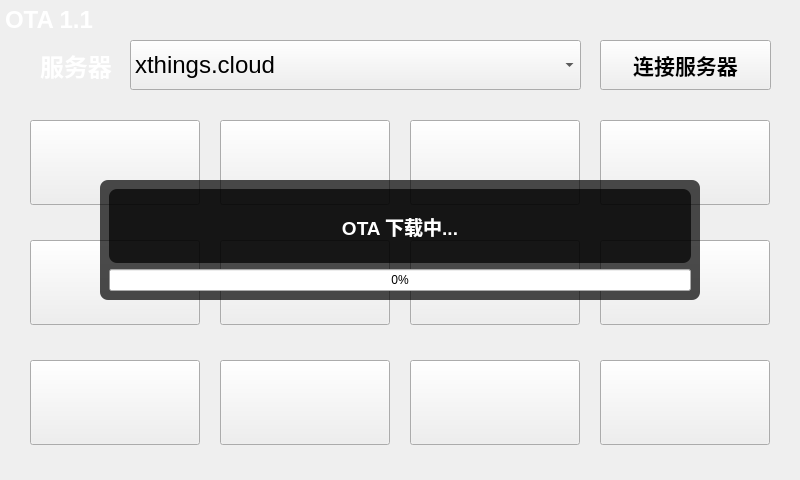
<?xml version="1.0" encoding="UTF-8"?>
<ui version="4.0">
 <class>Widget</class>
 <widget class="QWidget" name="Widget">
  <property name="geometry">
   <rect>
    <x>0</x>
    <y>0</y>
    <width>800</width>
    <height>480</height>
   </rect>
  </property>
  <property name="windowTitle">
   <string>物联网设备管理客户端 2.1</string>
  </property>
  <property name="windowIcon">
   <iconset resource="images.qrc">
    <normaloff>:/images/logo.ico</normaloff>:/images/logo.ico</iconset>
  </property>
  <widget class="QPushButton" name="pushButton_cur">
   <property name="geometry">
    <rect>
     <x>30</x>
     <y>360</y>
     <width>170</width>
     <height>85</height>
    </rect>
   </property>
   <property name="font">
    <font>
     <family>Microsoft YaHei</family>
     <bold>true</bold>
    </font>
   </property>
   <property name="text">
    <string/>
   </property>
   <property name="checkable">
    <bool>true</bool>
   </property>
  </widget>
  <widget class="QPushButton" name="pushButton_vr">
   <property name="geometry">
    <rect>
     <x>410</x>
     <y>240</y>
     <width>170</width>
     <height>85</height>
    </rect>
   </property>
   <property name="text">
    <string/>
   </property>
   <property name="checkable">
    <bool>true</bool>
   </property>
  </widget>
  <widget class="QPushButton" name="pushButton_hum">
   <property name="geometry">
    <rect>
     <x>220</x>
     <y>240</y>
     <width>170</width>
     <height>85</height>
    </rect>
   </property>
   <property name="text">
    <string/>
   </property>
   <property name="checkable">
    <bool>true</bool>
   </property>
  </widget>
  <widget class="QPushButton" name="pushButton_pw">
   <property name="geometry">
    <rect>
     <x>220</x>
     <y>360</y>
     <width>170</width>
     <height>85</height>
    </rect>
   </property>
   <property name="text">
    <string/>
   </property>
   <property name="checkable">
    <bool>true</bool>
   </property>
  </widget>
  <widget class="QPushButton" name="pushButton_temp">
   <property name="geometry">
    <rect>
     <x>30</x>
     <y>240</y>
     <width>170</width>
     <height>85</height>
    </rect>
   </property>
   <property name="text">
    <string/>
   </property>
   <property name="checkable">
    <bool>true</bool>
   </property>
  </widget>
  <widget class="QPushButton" name="pushButton_quit">
   <property name="geometry">
    <rect>
     <x>600</x>
     <y>360</y>
     <width>170</width>
     <height>85</height>
    </rect>
   </property>
   <property name="text">
    <string/>
   </property>
  </widget>
  <widget class="QPushButton" name="pushButton_vol">
   <property name="geometry">
    <rect>
     <x>600</x>
     <y>240</y>
     <width>170</width>
     <height>85</height>
    </rect>
   </property>
   <property name="text">
    <string/>
   </property>
   <property name="checkable">
    <bool>true</bool>
   </property>
  </widget>
  <widget class="QPushButton" name="pushButton_cpu">
   <property name="geometry">
    <rect>
     <x>410</x>
     <y>360</y>
     <width>170</width>
     <height>85</height>
    </rect>
   </property>
   <property name="text">
    <string/>
   </property>
   <property name="checkable">
    <bool>true</bool>
   </property>
  </widget>
  <widget class="QPushButton" name="pushButton_led1">
   <property name="geometry">
    <rect>
     <x>30</x>
     <y>120</y>
     <width>170</width>
     <height>85</height>
    </rect>
   </property>
   <property name="text">
    <string/>
   </property>
   <property name="checkable">
    <bool>true</bool>
   </property>
  </widget>
  <widget class="QPushButton" name="pushButton_led2">
   <property name="geometry">
    <rect>
     <x>220</x>
     <y>120</y>
     <width>170</width>
     <height>85</height>
    </rect>
   </property>
   <property name="text">
    <string/>
   </property>
   <property name="checkable">
    <bool>true</bool>
   </property>
  </widget>
  <widget class="QPushButton" name="pushButton_extio1">
   <property name="geometry">
    <rect>
     <x>410</x>
     <y>120</y>
     <width>170</width>
     <height>85</height>
    </rect>
   </property>
   <property name="text">
    <string/>
   </property>
   <property name="checkable">
    <bool>true</bool>
   </property>
  </widget>
  <widget class="QPushButton" name="pushButton_beep">
   <property name="geometry">
    <rect>
     <x>600</x>
     <y>120</y>
     <width>170</width>
     <height>85</height>
    </rect>
   </property>
   <property name="text">
    <string/>
   </property>
   <property name="checkable">
    <bool>true</bool>
   </property>
  </widget>
  <widget class="QLabel" name="label">
   <property name="geometry">
    <rect>
     <x>40</x>
     <y>40</y>
     <width>91</width>
     <height>50</height>
    </rect>
   </property>
   <property name="font">
    <font>
     <pointsize>18</pointsize>
     <bold>true</bold>
    </font>
   </property>
   <property name="styleSheet">
    <string notr="true">color: rgb(255, 255, 255);</string>
   </property>
   <property name="text">
    <string>服务器</string>
   </property>
  </widget>
  <widget class="QComboBox" name="comboBox_server">
   <property name="geometry">
    <rect>
     <x>130</x>
     <y>40</y>
     <width>451</width>
     <height>50</height>
    </rect>
   </property>
   <property name="font">
    <font>
     <pointsize>18</pointsize>
    </font>
   </property>
   <item>
    <property name="text">
     <string>xthings.cloud</string>
    </property>
   </item>
   <item>
    <property name="text">
     <string>broker.emqx.io</string>
    </property>
   </item>
  </widget>
  <widget class="QPushButton" name="pushButton_open">
   <property name="geometry">
    <rect>
     <x>600</x>
     <y>40</y>
     <width>171</width>
     <height>50</height>
    </rect>
   </property>
   <property name="font">
    <font>
     <pointsize>16</pointsize>
     <bold>true</bold>
    </font>
   </property>
   <property name="text">
    <string>连接服务器</string>
   </property>
   <property name="checkable">
    <bool>true</bool>
   </property>
  </widget>
  <widget class="QFrame" name="frame_ota">
   <property name="geometry">
    <rect>
     <x>100</x>
     <y>180</y>
     <width>600</width>
     <height>120</height>
    </rect>
   </property>
   <property name="styleSheet">
    <string notr="true">QFrame { background-color: rgba(0,0,0,180); border-radius: 8px; }</string>
   </property>
   <property name="frameShape">
    <enum>QFrame::StyledPanel</enum>
   </property>
   <property name="frameShadow">
    <enum>QFrame::Raised</enum>
   </property>
   <layout class="QVBoxLayout" name="verticalLayout_ota">
    <item>
     <widget class="QLabel" name="label_ota_status">
      <property name="font">
       <font>
        <pointsize>14</pointsize>
        <bold>true</bold>
       </font>
      </property>
      <property name="styleSheet">
       <string notr="true">color: white;</string>
      </property>
      <property name="text">
       <string>OTA 下载中...</string>
      </property>
      <property name="alignment">
       <set>Qt::AlignCenter</set>
      </property>
     </widget>
    </item>
    <item>
     <widget class="QProgressBar" name="progressBar_ota">
      <property name="minimum">
       <number>0</number>
      </property>
      <property name="maximum">
       <number>100</number>
      </property>
      <property name="value">
       <number>0</number>
      </property>
      <property name="textVisible">
       <bool>true</bool>
      </property>
     </widget>
    </item>
   </layout>
  </widget>
  <widget class="QLabel" name="label_ota">
   <property name="geometry">
    <rect>
     <x>5</x>
     <y>0</y>
     <width>120</width>
     <height>40</height>
    </rect>
   </property>
   <property name="font">
    <font>
     <pointsize>18</pointsize>
     <bold>true</bold>
    </font>
   </property>
   <property name="styleSheet">
    <string notr="true">color: rgb(255, 255, 255);</string>
   </property>
   <property name="text">
    <string>OTA 1.1</string>
   </property>
  </widget>
 </widget>
 <resources>
  <include location="images.qrc"/>
 </resources>
 <connections/>
</ui>
